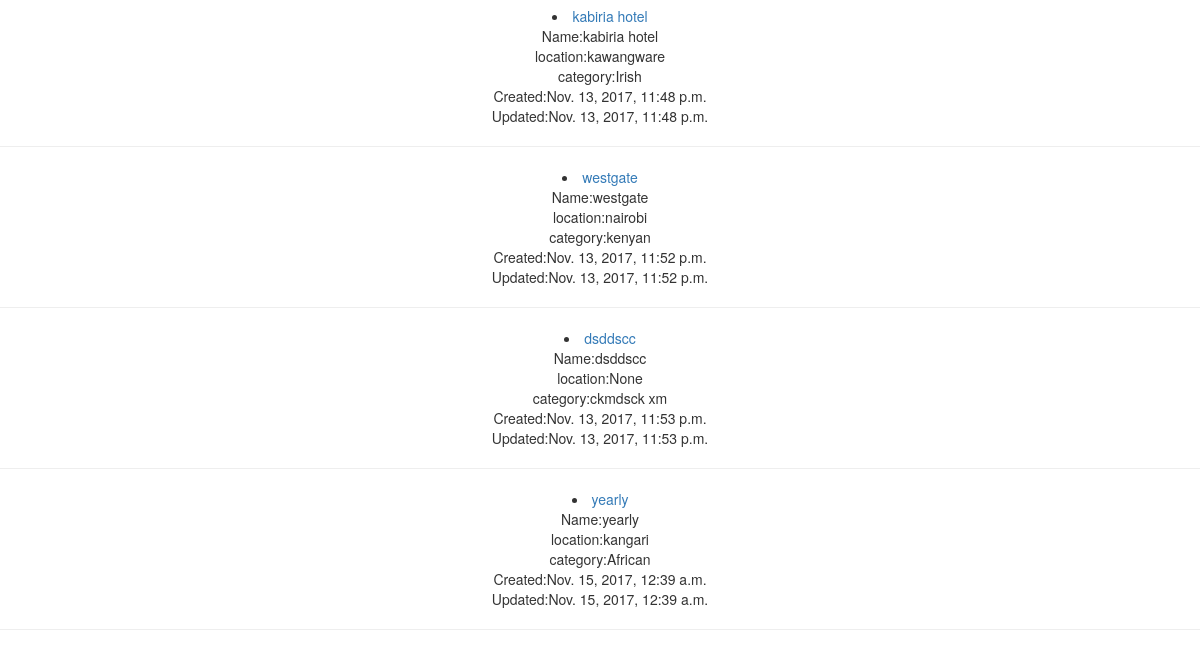
The page /restaurants/restaurants/ (lower part) on the database as committed earlier.
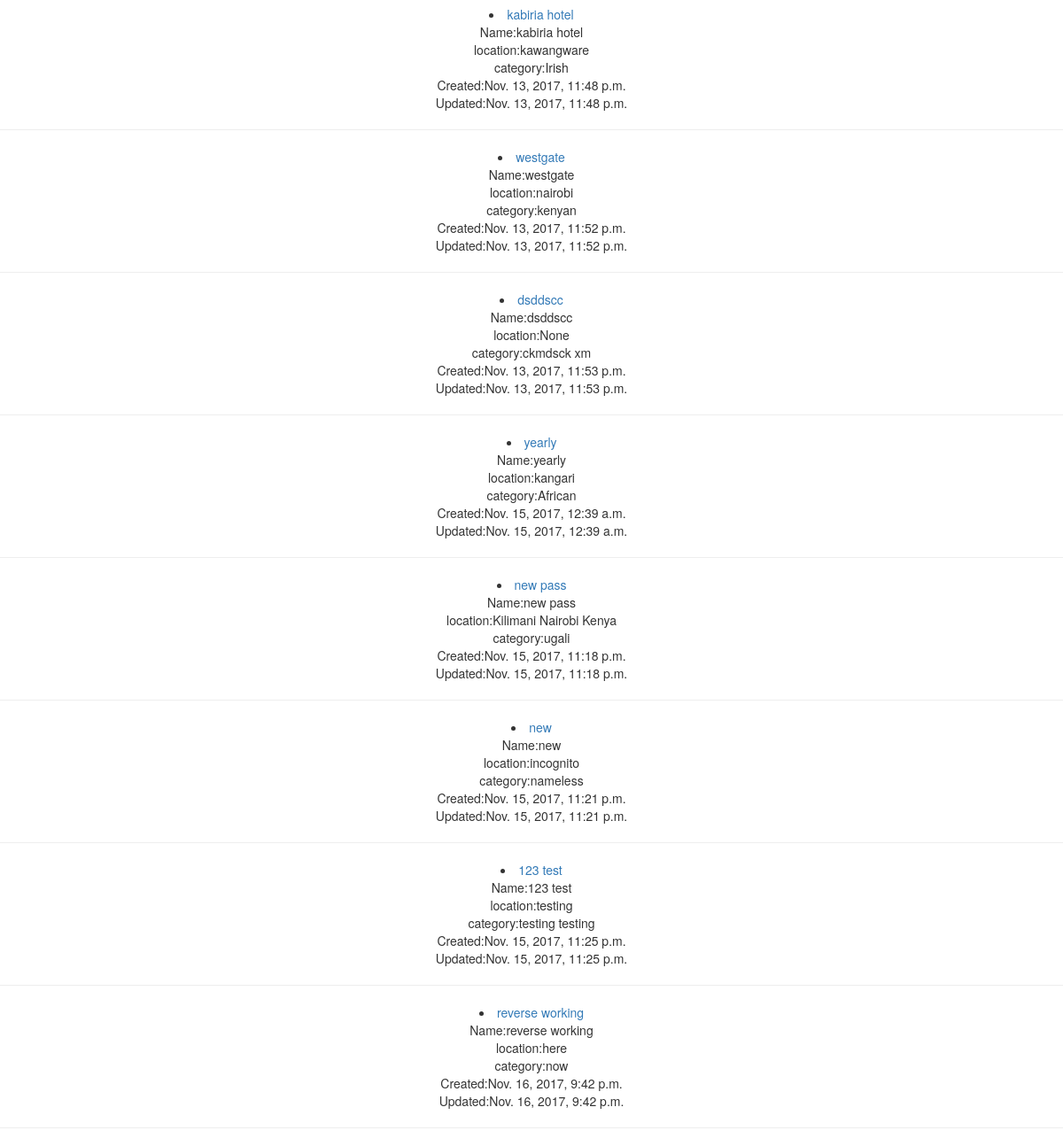
The same page on the database as committed later.
### restaurants/models.py (models this page shows, shortened)
class RestaurantLocation(models.Model):
    owner     =      models.ForeignKey(User)
    name      =      models.CharField(max_length=120)
    location  =      models.CharField(max_length=120,blank=True, null=True)
    category  =      models.CharField(max_length=120,blank=False, null=True)
    timestamp =      models.DateTimeField(auto_now_add=True)  #when it was created/ added
    updated   =      models.DateTimeField(auto_now=True) #when it was updated/changed
    slug      =      models.SlugField(unique=True,blank=True, null=True)
    def __str__(self):
        return self.name
    def get_absolute_url(self):
        return reverse('Restaurant:restaurant-detail', kwargs={'slug': self.slug})

### restaurants/views.py (the view)
class RestaurantListView(ListView):
    template_name = 'restaurants/list.html'
    def get_queryset(self):
        slug  = self.kwargs.get("slug")
        if slug:
            queryset = RestaurantLocation.objects.filter(
            Q(category__iexact=slug) |
            Q(category__contains=slug)
            )
        else:
            queryset = RestaurantLocation.objects.all()
        return queryset

### restaurants/templates/restaurants/list.html (shortened to what this page needs)
{% extends "restaurants/base.html" %}
        {% block content %}
        <div style="text-align:center;">
        {% for obj in object_list %}
        <li><a href="{{ obj.get_absolute_url }}">{{ obj }}</a></li>
       Name:{{ obj.name }} <br>   location:{{ obj.location }} <br> category:{{ obj.category }}  <br> Created:{{ obj.timestamp }} <br> Updated:{{ obj.updated }}
        <hr>
        {% endfor %}
      </div>
      {% endblock content %}

Rows that differ between the two databases and show on the page:
added RestaurantLocation: name "new pass", location "Kilimani Nairobi Kenya", category "ugali", timestamp "Nov. 15, 2017, 11:18 p.m.", updated "Nov. 15, 2017, 11:18 p.m."
added RestaurantLocation: name "new", location "incognito", category "nameless", timestamp "Nov. 15, 2017, 11:21 p.m.", updated "Nov. 15, 2017, 11:21 p.m."
added RestaurantLocation: name "123 test", location "testing", category "testing testing", timestamp "Nov. 15, 2017, 11:25 p.m.", updated "Nov. 15, 2017, 11:25 p.m."
added RestaurantLocation: name "reverse working", location "here", category "now", timestamp "Nov. 16, 2017, 9:42 p.m.", updated "Nov. 16, 2017, 9:42 p.m."
